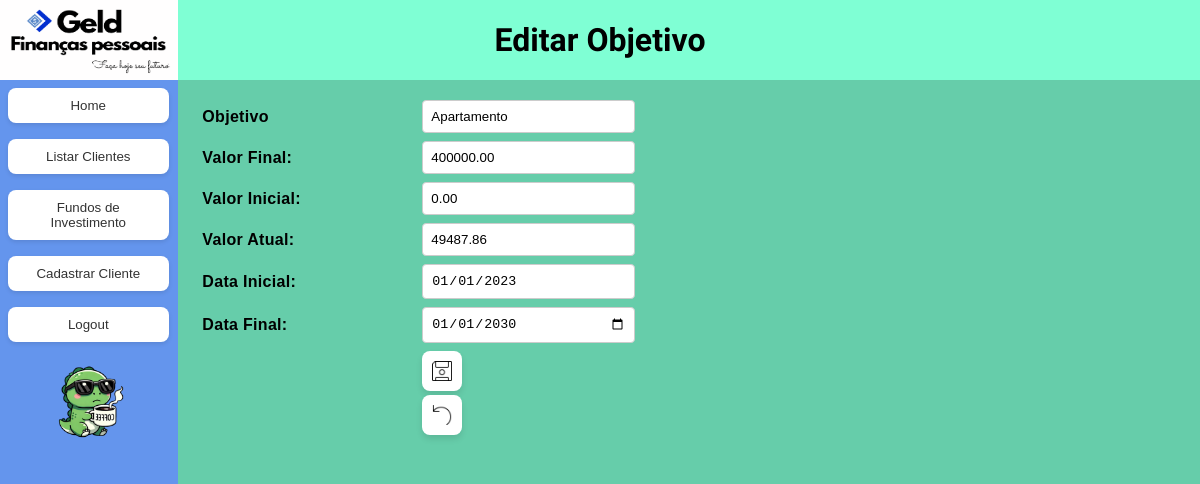
The app's page /objetivo/3/edit (signed in), older data.
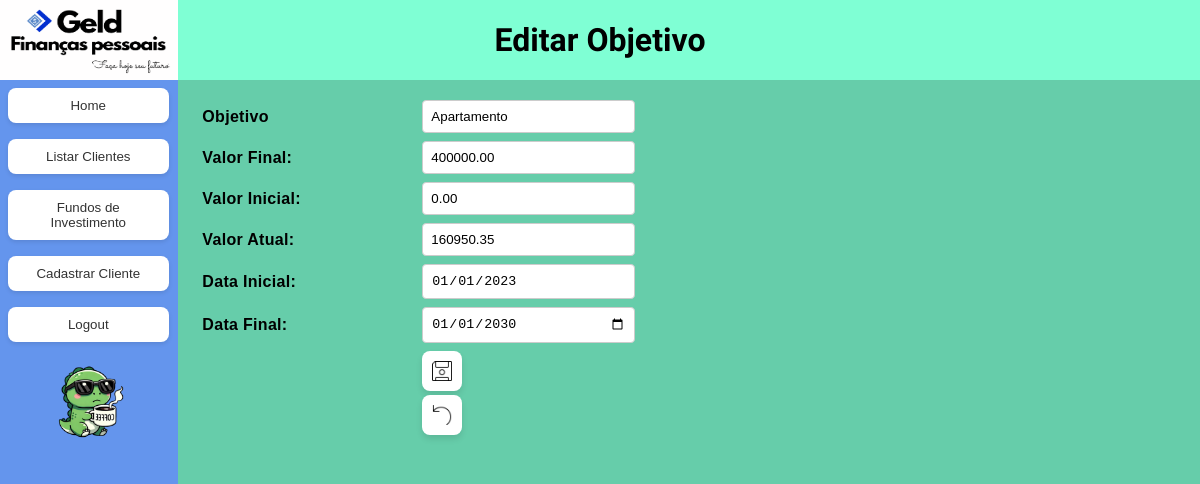
The same page, newer data.
### app/models/geld_models.py (models this page shows, shortened)
class Objetivo(Base):
    __tablename__ = 'objetivos'
    id = Column(Integer, primary_key = True)
    cliente_id = Column(Integer, ForeignKey('clientes.id'), nullable = False)
    nome_objetivo = Column(String, nullable =False)
    valor_final = Column(Numeric(15,2), nullable = False)
    valor_real = Column(Numeric(15,2), nullable = False)
    valor_inicial = Column(Numeric(15,2), nullable = False)
    data_inicial = Column(DateTime, nullable = False)
    data_final = Column(DateTime, nullable = False)
    cliente = relationship("Cliente", back_populates = "objetivos")

### app/routes/objetivo.py (the view, shortened to what this page needs)
@objetivo_bp.route('/objetivo/<int:objetivo_id>/edit', methods=['GET', 'POST'])
@login_required
def edit_objetivo(objetivo_id):
    try:
        db = create_session()
        global_service = GlobalServices(db)
        if request.method == 'GET':
            objetivo = global_service.get_by_id(Objetivo, objetivo_id)
            print(f"Objetivo encontrado: {objetivo.id}")
            if not objetivo:
                flash('Objetivo não encontrado.')
                return redirect(url_for('objetivo.listar_objetivos'))
            cliente = global_service.get_by_id(Cliente, objetivo.cliente_id)
            print(f"Cliente encontrado: {cliente.nome}")
            return render_template('objetivo/edit_objetivo.html', objetivo=objetivo,  cliente=cliente)
    finally:
        db.close()

### app/models/geld_models.py (called while the page is built)
def create_session():
    engine = create_engine(DATABASE_URL)
    Session = sessionmaker(bind = engine)
    return Session()

### app/services/global_services.py (called while the page is built)
def login_required(f):
    @wraps(f)
    def decorated_function(*args, **kwargs):
        if 'logged_in' not in session:
            return redirect(url_for('auth.login'))
        return f(*args, **kwargs)
    return decorated_function

    def get_by_id(self, model_class: Type[class_set], instance_id: int)-> Optional[class_set]:
        try:
            return self.db.query(model_class).filter(model_class.id == instance_id).first()
        except Exception as e:
            raise e

### app/templates/objetivo/edit_objetivo.html (shortened to what this page needs)
{% extends "base.html" %}
{% block header %}Editar Objetivo{% endblock %}
{% block content %}
<div class="center">
    <form method="POST" action="{{ url_for('objetivo.edit_objetivo', objetivo_id=objetivo.id) }}">
        <div class="label">
            <label for="nome_objetivo">Objetivo</label>
            <input type="text" id="nome_objetivo" name="nome_objetivo" value="{{ objetivo.nome_objetivo }}" required>
        </div>
        <div class="label">
            <label for="valor_final">Valor Final:</label>
            <input type="number" step="0.01" id="valor_final" name="valor_final" value="{{ objetivo.valor_final }}" required>
        </div>
        <div class="label">
            <label for="valor_inicial">Valor Inicial:</label>
            <input type="number" step="0.01" id="valor_inicial" name="valor_inicial" value="{{ objetivo.valor_inicial }}" readonly>
        </div>
        <div class="label">
            <label for="valor_real">Valor Atual:</label>
            <input type="number" step="0.01" id="valor_real" name="valor_real" value="{{ objetivo.valor_real }}" required>
        </div>
        <div class="label">
            <label for="data_inicial">Data Inicial: </label>
            <input type="date" id="data_inicial" name="data_inicial" value="{{ objetivo.data_inicial.strftime('%Y-%m-%d') }}" readonly>
        </div>
        <div class="label">
            <label for="data_final">Data Final: </label>
            <input type="date" id="data_final" name="data_final" value="{{ objetivo.data_final.strftime('%Y-%m-%d') }}" required>
        </div>
        <div class="label" style="margin-top: 20px;">
            <label></label>
            <div>
                <button type="submit" class="smlBtn"><img src="{{ url_for('static', filename='icons/save.png') }}" class="sml-btn-icon"></button>
                <button type="button" class="smlBtn" onclick="window.location.href=`{{ url_for('objetivo.listar_objetivos', cliente_id=cliente.id) }}`">
                <img src="{{ url_for('static', filename='icons/back.png') }}" class="sml-btn-icon"></button>
            </div>
    </form>
</div>
{% endblock %}

Row changes from the older to the newer data that the page shows:
changed Objetivo "Apartamento": valor_real "49487.86" → "160950.35"
